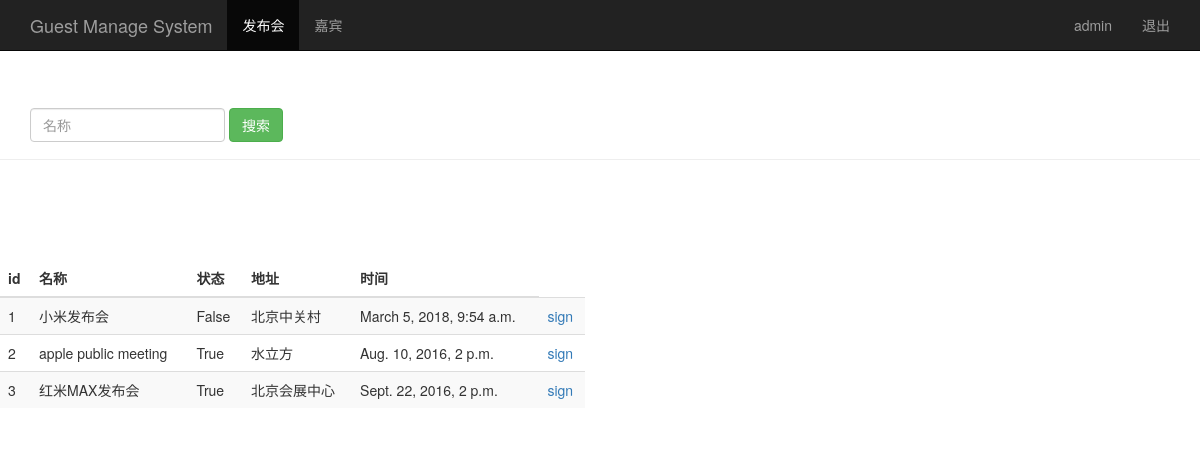
The page /event_manage/ (signed in) on the database its author committed.
### sign/models.py (models this page shows, shortened)
class Event(models.Model):
	name=models.CharField(max_length=100)
	limit=models.IntegerField()
	status=models.BooleanField()
	address=models.CharField(max_length=200)
	start_time=models.DateTimeField('events time')
	create_time=models.DateTimeField(auto_now=True)

### sign/views.py (the view)
# urls.py: path('event_manage/', views.event_manage),
@login_required
def event_manage(request):
	event_list=Event.objects.all()#获取所有数据
	username=request.session.get('user','')#读取浏览器session
	return render(request,'event_manage.html',{'user':username,'events':event_list})

### sign/templates/event_manage.html (shortened to what this page needs)
<!DOCTYPE html>
<html>
<head>
	{% load bootstrap3 %}
	{% bootstrap_css %}
</head>
<body role="document">
	<nav class="navbar navbar-inverse navbar-fixed-top">
		<div class="container">
			<div class="navbar-header">
				<a class="navbar-brand" href="/event_manage/">Guest Manage System</a>
			</div>
			<div id="navbar" class="collapse navbar-collapse">
				<ul class="nav navbar-nav">
					<li class="active">
						<a href="#">发布会</a>
					</li>
					<li>
						<a href="/guest_manage/">嘉宾</a>
					</li>
				</ul>
				<ul class="nav navbar-nav navbar-right">
					<li><a href="#">{{user}}</a></li>
					<li><a href="/logout/">退出</a></li>
				</ul>
			</div>
		</div>
	</nav>
	<div class="page-header" style="padding-top: 60px;">
		<div id="navbar" class="navbar-collapse collapse">
			<form class="navbar-form" method="get" action="/search_name/">
				<div class="form-group">
					<input type="text" name="name" placeholder="名称" class="form-control">
				</div>
				<button type="submit" class="btn btn-success">搜索</button>
			</form>
		</div>
	</div>
	<div class="row" style="padding-top: 80px;">
		<div class="col-md-6">
			<table class="table table-striped">
				<thead>
					<tr>
						<th>id</th><th>名称</th><th>状态</th><th>地址</th><th>时间</th>
					</tr>
				</thead>
				<tbody>
					{% for event in events %}
					<tr>
						<td>{{ event.id }}</td>
						<td>{{ event.name }}</td>
						<td>{{ event.status }}</td>
						<td>{{ event.address }}</td>
						<td>{{ event.start_time }}</td>
						<td>
							<a href="/sign_index/{{event.id}}" target="{{event.id}}_blank">sign</a>
						</td>
					</tr>
					{% endfor %}
				</tbody>
			</table>
		</div>
	</div>
</body>
</html>

### rows shown on the page
Event: id "1", name "小米发布会", status "False", address "北京中关村", start_time "March 5, 2018, 9:54 a.m."
Event: id "2", name "apple public meeting", status "True", address "水立方", start_time "Aug. 10, 2016, 2 p.m."
Event: id "3", name "红米MAX发布会", status "True", address "北京会展中心", start_time "Sept. 22, 2016, 2 p.m."

### other values the page prints
{{ user }} "admin"
